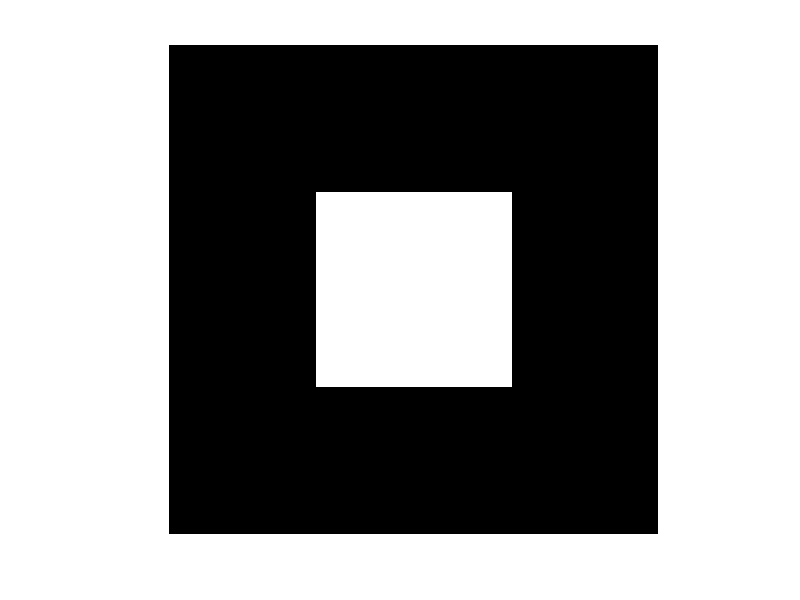

Recreate this plot in MATLAB.
clc, clear, close all;

I = zeros( 640,640 );

xx = linspace(0,1,640);
yy = linspace(0,1,640);
[x,y] = meshgrid(xx,yy);

test = 'square';
switch test
    case 'circle'
        % F: (X-X0)^2 - R^2 = 0
        % X: (x,y)
        % X0: (x0,y0)

        %origin of circle
        x0 = .2;
        y0 = .2;
        % radius of circle
        R = .1;
        % create an implicit function
        F = (x-x0).^2 + (y-y0).^2 - R^2;

        % convert implicit function to in/out
        I( F<0 ) = 1;
        I( F>=0 ) = 0;
        
    case 'triangle'
        % triangle corners
        p1 = [.2,.2];
        p2 = [.8,.1];
        p3 = [.25,.7];
        
        % convert in halfspaces
        v1 = p2-p1; v1 = [v1(2),-v1(1)];
        v2 = p3-p2; v2 = [v2(2),-v2(1)];
        v3 = p1-p3; v3 = [v3(2),-v3(1)];
        o1 = -v1*p1';
        o2 = -v2*p2';
        o3 = -v3*p3';      
       
        % create implicit function halfspaces
        F1 = v1(1).*x + v1(2).*y + o1;
        F2 = v2(1).*x + v2(2).*y + o2;
        F3 = v3(1).*x + v3(2).*y + o3;            

        % take union of halfspaces
        I = (F1<0) & (F2<0) & (F3<0);
        
    case 'square'
        % square
        p = [.5 .5];
        l = .2;       
        
        % square corners
        p1 = p + [-l,-l];
        p2 = p + [+l,-l];
        p3 = p + [+l,+l];
        p4 = p + [-l,+l];       
        
        % convert in halfspaces
        v1 = p2-p1; v1 = [v1(2),-v1(1)];
        v2 = p3-p2; v2 = [v2(2),-v2(1)];
        v3 = p4-p3; v3 = [v3(2),-v3(1)];
        v4 = p1-p4; v4 = [v4(2),-v4(1)];
        o1 = -v1*p1';
        o2 = -v2*p2';
        o3 = -v3*p3';      
        o4 = -v4*p4';      
       
        % create implicit function halfspaces
        F1 = v1(1).*x + v1(2).*y + o1;
        F2 = v2(1).*x + v2(2).*y + o2;
        F3 = v3(1).*x + v3(2).*y + o3;            
        F4 = v4(1).*x + v4(2).*y + o4;            

        % take union of halfspaces
        I = (F1<0) & (F2<0) & (F3<0) & (F4<0);
end
    


imshow(I)